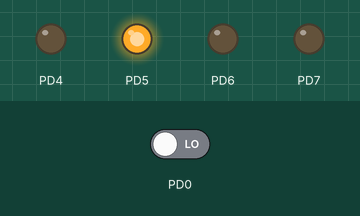
Simulated run of this program. Board: ATmega32, built with avr-gcc and emulated at 8 MHz. Parts: output pins drawn as LEDs (lit = HIGH). The inputs (shaded band) are chosen by the test bench; at power-on: PD0 LOW.

Above: at 10.8 s.
10.9 s: PD0 driven HIGH
At 13.5 s:
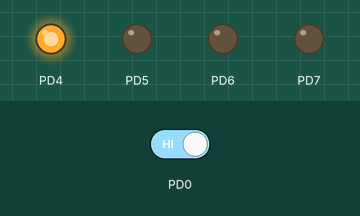
At 16.2 s:
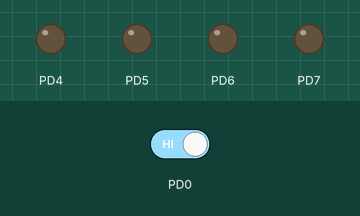
16.9 s: PD0 driven LOW
At 18.5 s:
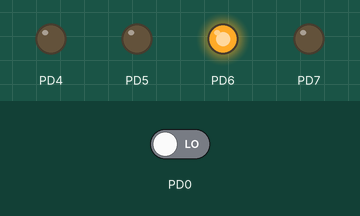
Timing chart, 0 to 30.4 s (numbered marks = the images above; inputs shaded):
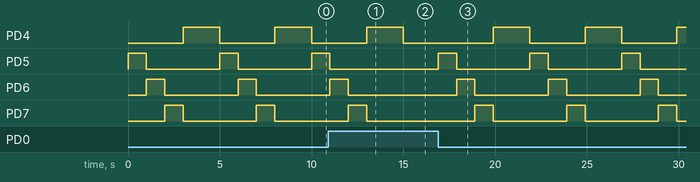

Measured:
- after the input at 10.9 s, PD5: goes on until 11.0 s, then stays LOW; PD6: goes on until 12.0 s, then stays LOW
- after the input at 16.9 s, PD4: alternates HIGH for 2.0 s and LOW for 3.0 s, starting after 3.0 s; PD5: alternates HIGH for 1.0 s and LOW for 4.0 s, starting at once; PD6: alternates HIGH for 1.0 s and LOW for 4.0 s, starting after 1.0 s; PD7: alternates HIGH for 1.0 s and LOW for 4.0 s, starting after 2.0 s
- by itself, PD4: alternates HIGH for 2.0 s and LOW for 3.0 s
- by itself, PD5–7: alternates HIGH for 1.0 s and LOW for 4.0 s

The program:

main.c
```c
/**==================================================
--    Author     :   YOUSSEF ADEL YOUSSEF
--  Description  :   C Program to toggle 3 Led on sequential way and
                     then start a tick(pulse) by Buzzer then and Return Again
                     by Using  ATMEGA32 Microcontroller
==================================================**/

#include <util/delay.h>
#include "Memory_Map.h"

#define  F_CPU 8000000UL  // Clock Configuration

int main(void)
{
	// PD0 AS OUTPUT PIN
	DDRD &= ~(1<<0);
	// P4 , DPD5 , PD6 , PD7 AS OUTPUT PINS
	DDRD |= (0b1111<<4);

    while (1)
    {
		if(((PIND & (1<<0))>>0) == 0)
		{
			PORTD = (0b0010<<4);
			_delay_ms(1000);
			PORTD = (0b0100<<4);
			_delay_ms(1000);
			PORTD = (0b1000<<4);
			_delay_ms(1000);
			PORTD = (0b0001<<4);
			_delay_ms(2000);
			PORTD = (0b0000<<4);
		}


    }
}
```

Memory_Map.h
```c
/**==================================================
--    Author     :   YOUSSEF ADEL YOUSSEF
--  Description  :   Write a C Program to toggle 3 Led on sequential way and
                     then start a tick(pulse) by Buzzer then and Return Again
                     by Using  ATMEGA32 Microcontroller
==================================================**/


#ifndef MEMORY_MAP_H_
#define MEMORY_MAP_H_

#define PIND     *((volatile unsigned char *)(0x30))
#define DDRD     *((volatile unsigned char *)(0x31))
#define PORTD    *((volatile unsigned char *)(0x32))


#endif /* MEMORY_MAP_H_ */
```
